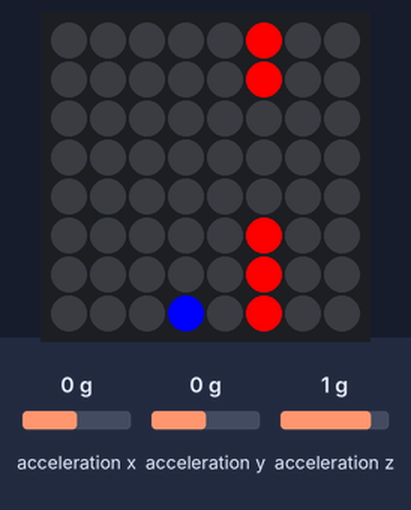
A program run on a simulated Raspberry Pi (BCM pin numbers) with a Sense HAT. On the bench: the Sense HAT's 8×8 RGB LED matrix. Inputs (shaded band) come from the test bench; at power-on: acceleration x 0 g, acceleration y 0 g, acceleration z 1 g. Random numbers come from a fixed seed; the 64×8 strip is a reading aid, not a part: it shows the text the matrix is scrolling, unrolled, one strip-width of it at a time; threads take turns every 2 ms. At 11.2 s the program stops and its outputs stay as they are.

Above: at 1.2 s.
1.3 s: acceleration x set to -1.4 g
At 2.32 s:
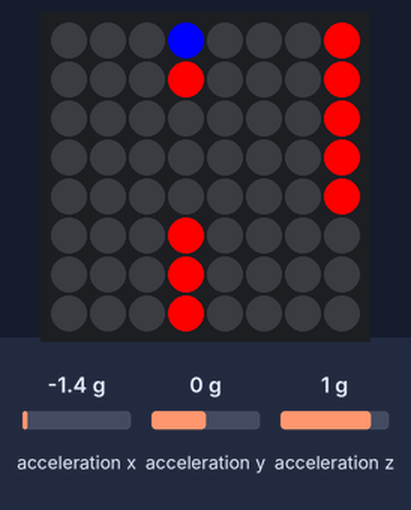
At 11.4 s:
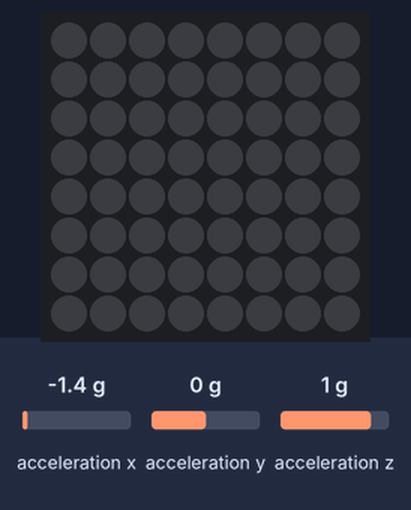

The program:

flappy.py
```python
from sense_hat import SenseHat
from time import sleep
from random import randint
from threading import Thread

sense = SenseHat()
sense.clear()

## Globales
juego_terminado = False
ROJO = (255,0,0)
NEGRO = (0,0,0)
AZUL = (0,0,255)
y = 4
velocidad = +1


def dibujar_columna():
    global juego_terminado
    x = 7
    espacio = randint(2,6)
    while x > 0 and not juego_terminado:
        for led in range(8):
            sense.set_pixel(x,led,ROJO)
        sense.set_pixel(x,espacio, NEGRO)
        sense.set_pixel(x,espacio-1,NEGRO)
        sense.set_pixel(x,espacio+1,NEGRO)
        sleep(0.5)
        for i in range(8):
            sense.set_pixel(x,i,NEGRO)
        if colision(x,espacio):
            juego_terminado = True
        x -= 1


def dibujar_columnas():
    while not juego_terminado:
        columna = Thread(target=dibujar_columna)
        columna.start()
        sleep(2)

def obtener_sacudon():
    global velocidad
    while not juego_terminado:
        acel = sense.get_accelerometer_raw()
        x = round(acel['x'])
        y = round(acel['y'])
        z = round(acel['z'])
        sleep(0.01)
        if x != 0 or y != 0 or z != 1:
            velocidad = -1
        else:
            velocidad = +1

def colision(x,espacio):
    if x == 3:
        if y < espacio -1 or y > espacio +1:
            return True
    return False


columnas = Thread(target=dibujar_columnas)
columnas.start()

sacudon = Thread(target=obtener_sacudon)
sacudon.start()

while not juego_terminado:
    sense.set_pixel(3,y,AZUL)
    sleep(0.1)
    sense.set_pixel(3,y,NEGRO)
    y += velocidad
    if y > 7:
        y = 7
    if y < 0:
        y = 0


sacudon.join()
columnas.join()

sense.show_message("Has perdido", text_colour=(255,0,0))
```
